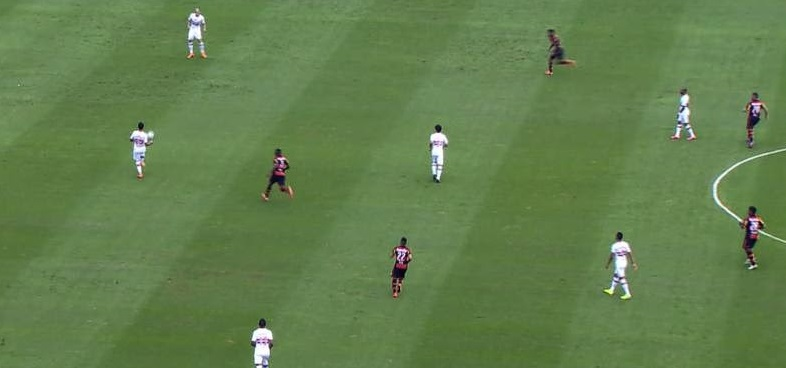
#> input picture futebol1.JPG, 786 x 368 px
$ python Cont05.py   (older library calls are emulated)
#> lines starting #> are read from the running program, lines starting #| are printed output that depends on the picture; after the words box and inside, x2 and y2 are one past the last pixel; in counts of white or black regions, pixels touching at a corner belong together
import cv2
import numpy as np

img = cv2.imread("futebol1.JPG")
#> img is the input picture: shape (368, 786, 3); mean B, G, R 77, 126.9, 98.3
#cv2.imshow("Dados", img)
gray = cv2.cvtColor(img,cv2.COLOR_BGR2GRAY)
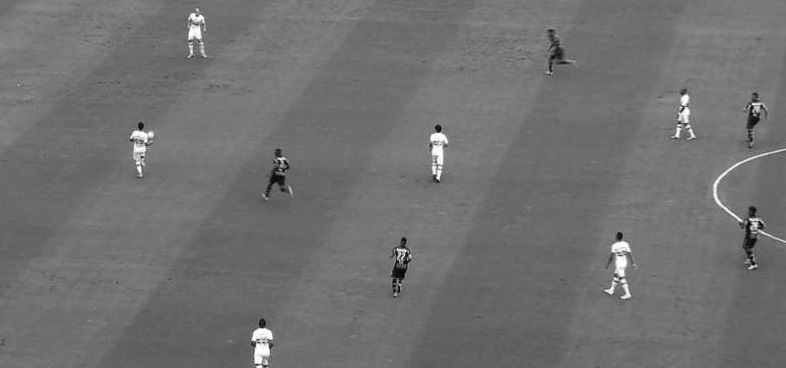
#> gray: shape (368, 786); min 2, max 255, mean 112.6
suave = cv2.GaussianBlur(gray,(7,7),0)
(T,bin) = cv2.threshold(suave, 160,255,cv2.THRESH_BINARY_INV)
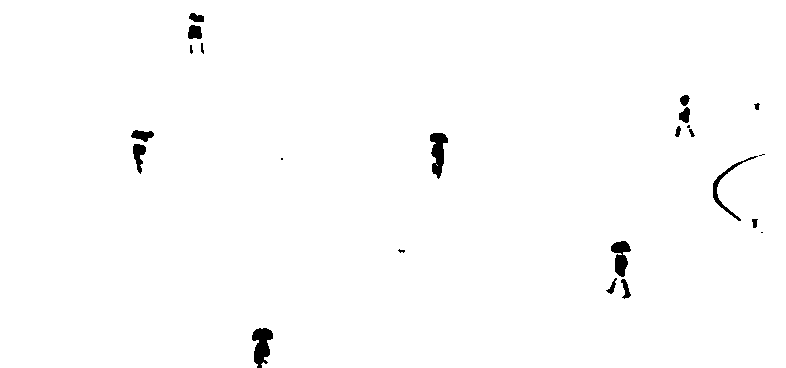
#> bin: shape (368, 786); 99% white; 23 black regions (5 under 20 px)
#cv2.imshow("Bordar",bin)
_, objetos, _ = cv2.findContours(
    bin.copy(), cv2.RETR_EXTERNAL, cv2.CHAIN_APPROX_SIMPLE)
#> objetos = 1 contour; box (x1, y1, x2, y2) and area: (0, 0, 786, 368) 287510

contador = 0
for objeto in objetos:
    if len(objeto) > 60:
        contador += 1
        print("Objeto "+str(contador)+": ",len(objeto))
        cv2.drawContours(img, objeto, -1, (255,0,0),4)
#> this loop made 1 pass
#> contador on pass 1: 1
#| Objeto 1:  65
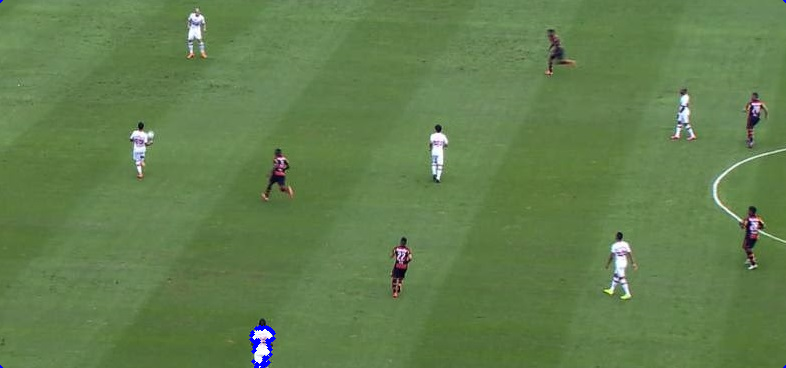
#> img: shape (368, 786, 3); 0.16% of pixels changed, all inside (x1, y1, x2, y2) = (0, 0, 786, 368)
#> after the loop, contador = 1

cv2.imshow("Bordar",img)
cv2.waitKey(0)
cv2.destroyAllWindows()
